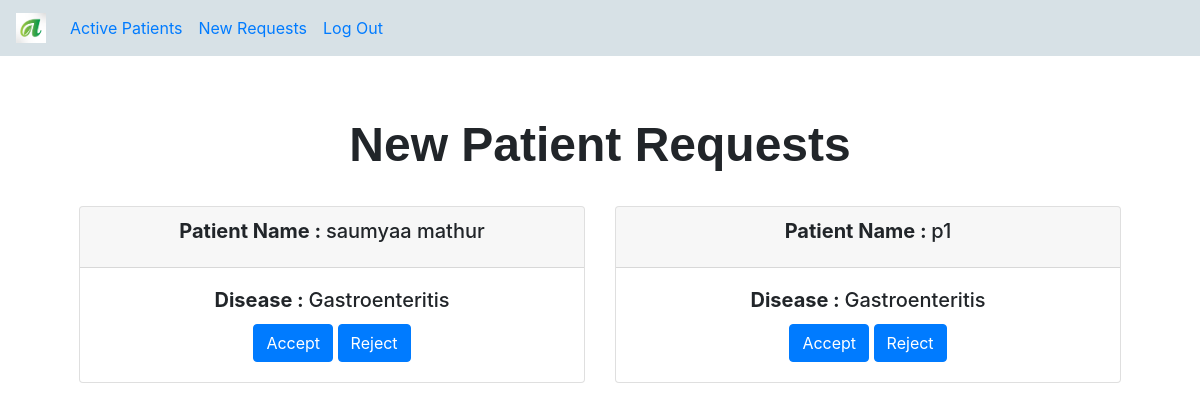
/NewTreat (signed in), run on the app's committed database.
### Users/models.py (models this page shows, shortened)
class Treatment(models.Model):
    Patient = models.ForeignKey(Patient,on_delete=models.CASCADE,related_name="Treatments")
    Doctor = models.ForeignKey(Doctor,related_name="Treatments",null=True,on_delete=models.SET_NULL,default=None,blank=True)
    is_active = models.BooleanField(default=False)
    is_new = models.BooleanField(default=False)
    is_completed = models.BooleanField(default=False)
    SymptomList = models.ManyToManyField(Symptom,blank=True)
    Disease = models.ForeignKey(Disease,on_delete=models.PROTECT,related_name="Patients")
    Prescription = models.TextField(max_length=800,null=True,default = None,blank=True)
    Appointment = models.DateField(null=True,default = None,blank=True, validators=[validate_date])
    lat = models.DecimalField(max_digits=9, decimal_places=6,null=True,default=None)
    lon = models.DecimalField(max_digits=9, decimal_places=6,null=True,default=None)

class Patient(models.Model):
    GENDER_CHOICES =(
        ("Female", "F"),
        ("Male", "M"),
        ("Others", "Others"),
    )
    user = models.OneToOneField(User, on_delete=models.CASCADE,related_name="Patient")
    Name = models.CharField(max_length=80,default = None,null=True)
    Age = models.IntegerField(default = None,null=True)
    Address = models.TextField(max_length=300,null=True)
    Gender = models.CharField(max_length=30,choices = GENDER_CHOICES,default = 'F',null=True)

class Disease(models.Model):
    Name = models.CharField(max_length=100,null=True,blank=True,default = None)
    Specialization = models.ForeignKey(Specialization,on_delete=models.PROTECT,related_name="Diseases")
    def __str__(self):
        return self.Name

### Users/views.py (the view)
# urls.py: path("NewTreat",views.view_new_treatments,name="NewTreat"),
@login_required
@doctor_required
def view_new_treatments(request):
    Treatments = Treatment.objects.filter(Doctor=request.user.Doctor)
    t = []
    for tr in Treatments:
        if tr.is_new:
            t.append(tr)
    return render(request, 'Users/NewTreat.html', {
        'Treatments': t
    })

### Users/templates/Users/NewTreat.html (shortened to what this page needs)
{% extends "Users/layout.html" %}
{% block body %}
    <br><br>
    <h1 class="heading" style="font-family:Arial,Helvetica,sans-serif;">New Patient Requests</h1>
    <br>
<div class="row">
{% for Treat in Treatments %}
  <div class="col-sm-6">
    <div class="card text-center">
          <div class="card-header">
    <h5 class="card-title"><strong>Patient Name : </strong>{{ Treat.Patient.Name }}</h5>
  </div>
      <div class="card-body">
        <h5 class="card-title"><strong>Disease : </strong>{{ Treat.Disease }}</h5>
        <form action="{% url 'not_new' Treat.id %}" method="post">
            <input type="submit" value="Accept" name="Accept" class="btn btn-primary">
            <input type="submit" value="Reject" class="btn btn-primary">
        </form>
      </div>
    </div>
    <br>
  </div>
  <br>
    {% endfor %}
{% endblock %}

### Users/static/users2/jumbotron.css (style rules this page uses)
body { padding-top: 3.5rem; }

### Users/static/Users/styles.css (style rules this page uses)
body { padding: 10px; }
.heading { font-weight: bold; text-align: center; font-size: 4vmax; font-family: Cambria, Cochin, Georgia, Times, 'Times New Roman', serif; }

### data on the page
Treatment: Patient.Name "saumyaa mathur", Disease "Gastroenteritis"
Treatment: Patient.Name "p1", Disease "Gastroenteritis"
